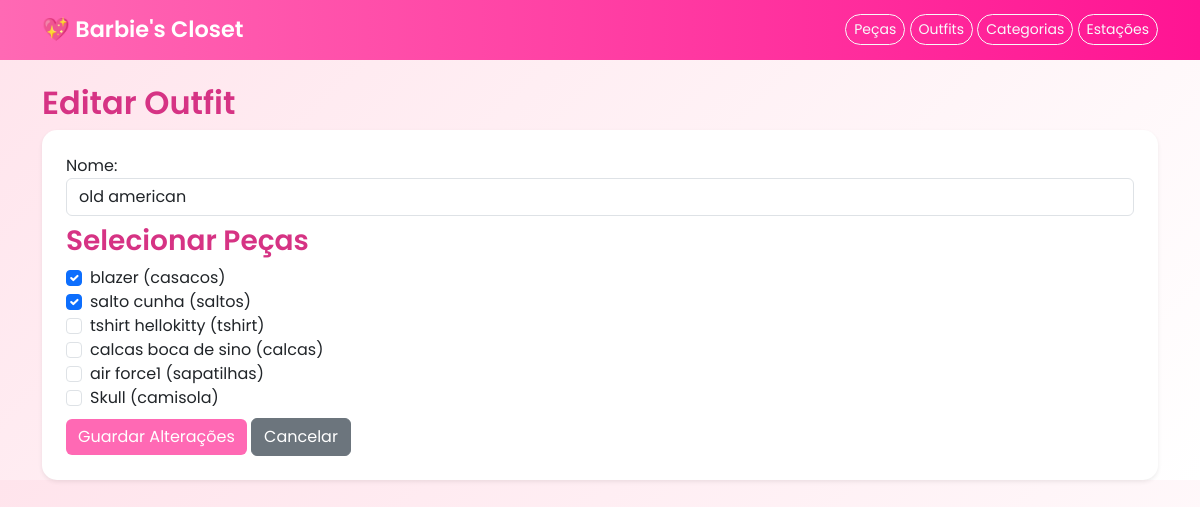
The app's page /outfit/editar/1/ (signed in) with its own data.
### barbies_closet/models.py (models this page shows, shortened)
class Outfit(models.Model):
    utilizador = models.ForeignKey(User, on_delete=models.CASCADE)
    nome = models.CharField(max_length=100)
    data_criacao = models.DateField(auto_now_add=True)
    pecas = models.ManyToManyField(Peca)

class Peca(models.Model):
    utilizador = models.ForeignKey(User, on_delete=models.CASCADE)
    nome = models.CharField(max_length=100)
    cor = models.CharField(max_length=50)
    marca = models.CharField(max_length=100)
    tamanho = models.CharField(max_length=10)
    data_aquisicao = models.DateField()
    frequencia_uso = models.IntegerField(default=0)
    categoria = models.ForeignKey(Categoria, on_delete=models.SET_NULL, null=True)
    estacao = models.ForeignKey(Estacao, on_delete=models.SET_NULL, null=True)

class Categoria(models.Model):
    nome = models.CharField(max_length=100)
    def __str__(self):
        return self.nome

### barbies_closet/views.py (the view, shortened to what this page needs)
# urls.py: path('outfit/editar/<int:id>/', views.editar_outfit, name='editar_outfit'),
@login_required
def editar_outfit(request, id):
    outfit = Outfit.objects.get(id=id)
    pecas = Peca.objects.filter(utilizador=request.user)
    return render(request, 'outfit/outfit_editar.html', {
        'outfit': outfit,
        'pecas': pecas
    })

### barbies_closet/templates/outfit/outfit_editar.html (shortened to what this page needs)
{% extends 'base.html' %}
{% block content %}
<h2>Editar Outfit</h2>
<div class="card p-4 shadow-sm">
    <form method="POST">
        <div class="mb-2">
            Nome: <input type="text" name="nome" value="{{ outfit.nome }}" class="form-control" required>
        </div>
        <div class="mb-2">
            <h3>Selecionar Peças</h3>
            <div class="form-check">
                {% for p in pecas %}
                    <input type="checkbox" name="pecas" value="{{ p.id }}" class="form-check-input" {% if p in outfit.pecas.all %}checked{% endif %}>
                    <label class="form-check-label">{{ p.nome }} ({{ p.categoria }})</label><br>
                {% endfor %}
            </div>
        </div>
        <button type="submit" class="btn btn-primary">Guardar Alterações</button>
        <a href="{% url 'lista_outfits' %}" class="btn btn-secondary">Cancelar</a>
    </form>
</div>
{% endblock %}

### barbies_closet/templates/base.html (style rules this page uses)
body { background: linear-gradient(135deg, #ffe4ec, #fff); font-family: 'Poppins', sans-serif; }
.card { border: none; border-radius: 15px; transition: transform 0.2s ease; }
.btn-primary { background-color: #ff69b4; border: none; }
form { background: white; border-radius: 15px; }
h1, h2, h3 { color: #d63384; font-weight: 600; }

### records on screen
Outfit: nome "old american"
Peca: pecas "☑", nome "blazer", categoria "casacos"
Peca: pecas "☑", nome "salto cunha", categoria "saltos"
Peca: nome "tshirt hellokitty", categoria "tshirt"
Peca: nome "calcas boca de sino", categoria "calcas"
Peca: nome "air force1", categoria "sapatilhas"
Peca: nome "Skull", categoria "camisola"
